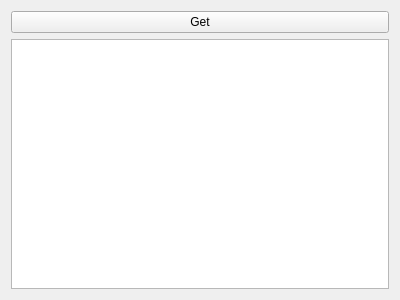
<?xml version="1.0" encoding="UTF-8"?>
<ui version="4.0">
 <class>UserPage</class>
 <widget class="QWidget" name="UserPage">
  <property name="geometry">
   <rect>
    <x>0</x>
    <y>0</y>
    <width>400</width>
    <height>300</height>
   </rect>
  </property>
  <property name="windowTitle">
   <string>Form</string>
  </property>
  <layout class="QGridLayout" name="gridLayout">
   <item row="0" column="0">
    <widget class="QPushButton" name="getButton">
     <property name="text">
      <string>Get</string>
     </property>
    </widget>
   </item>
   <item row="1" column="0">
    <widget class="QTableView" name="tableView"/>
   </item>
  </layout>
 </widget>
 <resources/>
 <connections/>
</ui>
